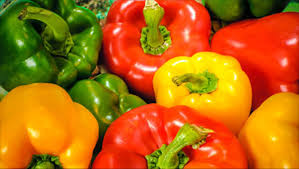
%> input picture Shadow Coder/test_image.jfif, 299 x 169 px
$ octave image_crop.m   (GNU Octave 9; MATLAB toolbox functions it lacks are replaced by stand-ins)
%> lines starting %> are read from the running program, lines starting %| are printed output that depends on the picture
I = imread('test_image.jfif');
%> I is the input picture: size 169x299x3 uint8; mean R, G, B 183.1, 104.7, 13
% I = imresize(I,[256 256]);
[rows columns dim] = size(I);
%> rows = 169; columns = 299; dim = 3
col1 = 1;
col2 = floor(columns/2);
%> col2 = 149
col3 = col2+1;
%> col3 = 150
row1 = 1;
row2 = floor(rows/2);
%> row2 = 84
row3 = row2+1;
%> row3 = 85

%crooping
upperLeft = imcrop(I,[col1 row1 col2 row2]);
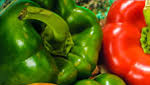
%> upperLeft: size 85x150x3 uint8; mean R, G, B 105.8, 90.6, 16.9
upperRight = imcrop(I,[col3 row1 columns-col2 row2]);
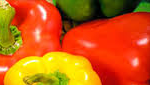
%> upperRight: size 85x150x3 uint8; mean R, G, B 202.5, 93.1, 15.5
lowerLeft = imcrop(I,[col1 row3 col2 row2]);
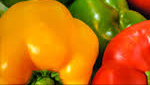
%> lowerLeft: size 85x150x3 uint8; mean R, G, B 200.1, 112.9, 8.8
lowerRight = imcrop(I,[col3 row3 columns-col2 rows-row2]);
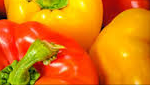
%> lowerRight: size 85x150x3 uint8; mean R, G, B 223.4, 122.3, 10.8
subplot(2,2,1),imshow(upperLeft),title('Upperleft');
subplot(2,2,2),imshow(upperRight),title('UpperRight');
subplot(2,2,3),imshow(lowerLeft),title('LowerLeft');
subplot(2,2,4),imshow(lowerRight),title('LowerRight');
